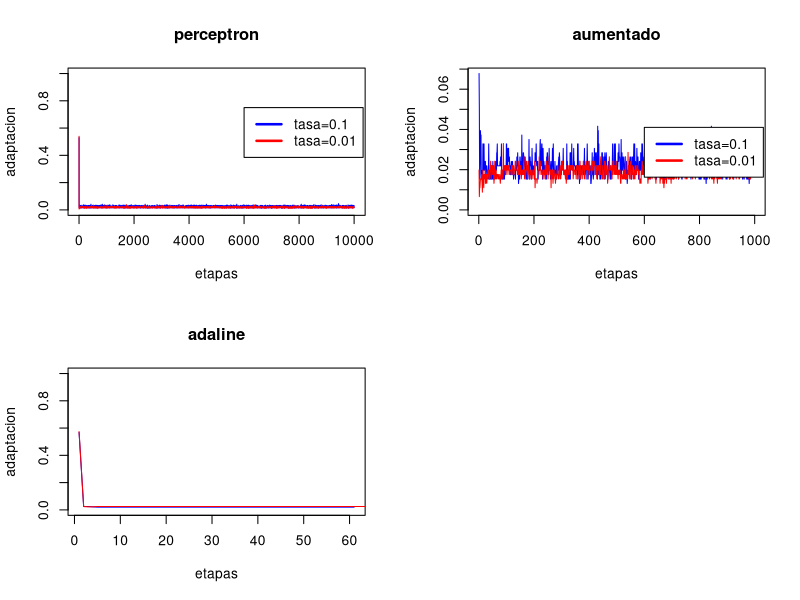

Here is the R script that generated this plot: (Note: this script raises an error after producing the figure.)
png("doc/graficas/P1_perc_tasa.png", width = 720, height = 720)

par(mfrow =c(2,2))
t<-read.table("adaptacionp.data")
t1<-read.table("adaptacionp1.data")
ta<-read.table("adaptacionpa.data")
ta1<-read.table("adaptacionpa1.data")

plot(t[,1], type="l", col="blue", ylim=c(0,1), ylab="adaptacion", xlab="etapas", main="perceptron")
lines(t1[,1], col="red")
legend(x= 6000 , y= 0.75,lty=c(1,1),lwd=c(2.5,2.5),col=c("blue","red"), legend=c("tasa=0.1", "tasa=0.01"))


plot(t[,1][2:999], type="l", col="blue", ylim=c(0,max(t[,1][2:999])), ylab="adaptacion", xlab="etapas", main="aumentado")
lines(t1[,1][2:999], col="red")

legend(x= 600 , y=0.75*(max(t[,1][2:999])-min(t[,1][2:999])) ,lty=c(1,1),lwd=c(2.5,2.5),col=c("blue","red"), legend=c("tasa=0.1", "tasa=0.01"))



plot(ta[,1], type="l", col="blue", ylim=c(0,1), ylab="adaptacion", xlab="etapas", main="adaline")
lines(ta1[,1], col="red")
legend(x= 6000 , y= 0.75,lty=c(1,1),lwd=c(2.5,2.5),col=c("blue","red"), legend=c("tasa=0.1", "tasa=0.01"))


plot(ta[,1][2:999], type="l", col="blue", ylim=c(0,max(ta[,1][2:999])), ylab="adaptacion", xlab="etapas", main="aumentado")
lines(ta1[,1][2:999], col="red")

legend(x= 600 , y=0.75*(max(t[,1][2:999])-min(ta[,1][2:999])) ,lty=c(1,1),lwd=c(2.5,2.5),col=c("blue","red"), legend=c("tasa=0.1", "tasa=0.01"))




rect(1, 5, 3, 7, col = "white")
dev.off()
